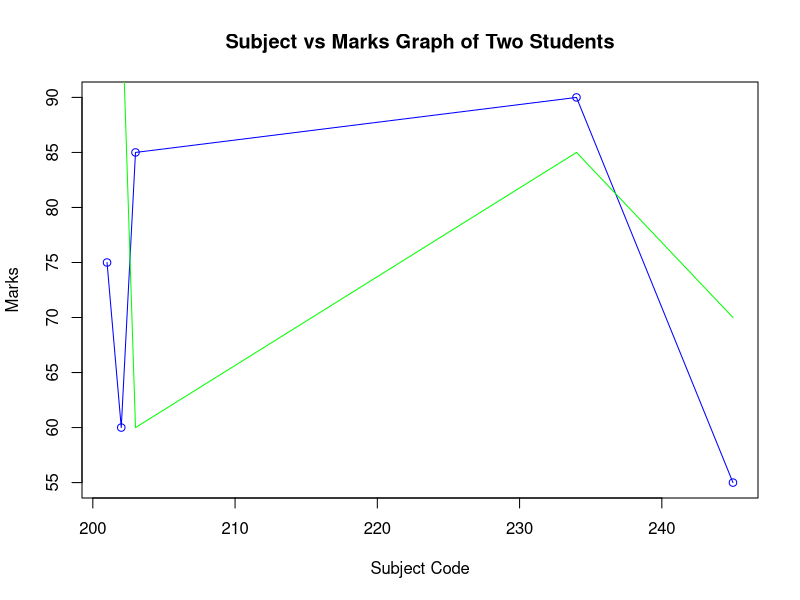

The R script that drew this image:
subject_code <- c(201,202,203,234,245)
student_1_marks <- c(75,60,85,90,55)
student_2_marks <- c(95,100,60,85,70)
plot(subject_code,student_1_marks,type = "o",xlab = "Subject Code",ylab = "Marks",col = "blue",main = "Subject vs Marks Graph of Two Students")
lines(subject_code,student_2_marks,col = "green")